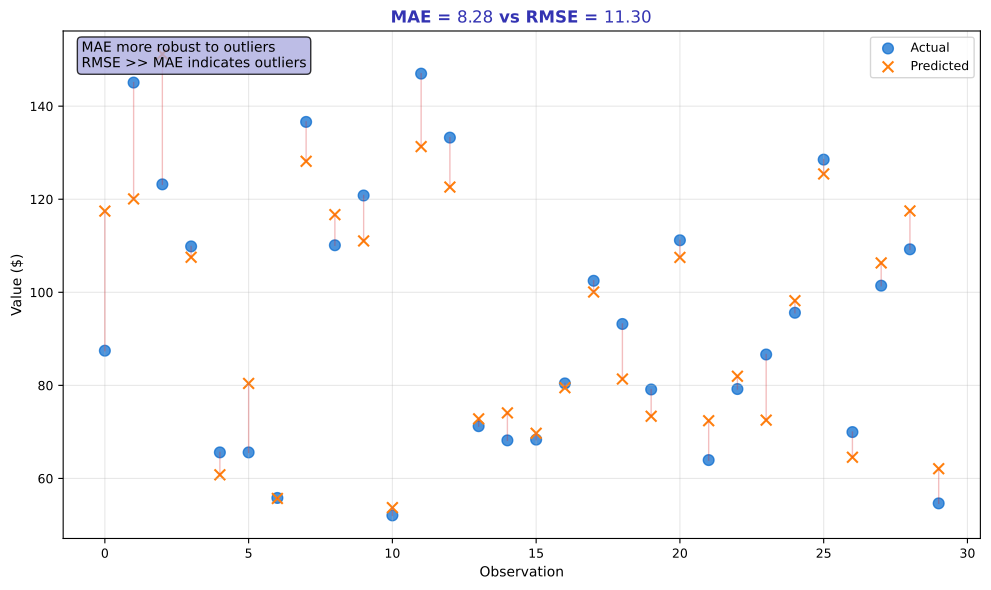

Python code for this plot:
"""MAE - Mean Absolute Error"""
import matplotlib.pyplot as plt
import numpy as np
from pathlib import Path

plt.rcParams.update({
    'font.size': 10, 'axes.labelsize': 10, 'axes.titlesize': 11,
    'xtick.labelsize': 9, 'ytick.labelsize': 9, 'legend.fontsize': 9,
    'figure.figsize': (10, 6), 'figure.dpi': 150
})

MLPURPLE = '#3333B2'
MLLAVENDER = '#ADADE0'
MLBLUE = '#0066CC'
MLORANGE = '#FF7F0E'
MLGREEN = '#2CA02C'
MLRED = '#D62728'

np.random.seed(42)

fig, ax = plt.subplots(figsize=(10, 6))


# Generate predictions with outliers
n = 30
y_true = np.random.uniform(50, 150, n)
errors = np.random.normal(0, 8, n)
errors[0:3] = np.array([30, -25, 28])  # Add outliers
y_pred = y_true + errors

mae = np.mean(np.abs(errors))
rmse = np.sqrt(np.mean(errors**2))

ax.scatter(range(n), y_true, c=MLBLUE, s=60, label='Actual', alpha=0.7)
ax.scatter(range(n), y_pred, c=MLORANGE, s=60, label='Predicted', marker='x')

for i in range(n):
    ax.plot([i, i], [y_true[i], y_pred[i]], color=MLRED, alpha=0.3, linewidth=1)

ax.set_title(f'MAE = ${mae:.2f}$ vs RMSE = ${rmse:.2f}$', fontsize=12, fontweight='bold', color=MLPURPLE)
ax.set_xlabel('Observation', fontsize=10)
ax.set_ylabel('Value ($)', fontsize=10)
ax.legend(fontsize=9)
ax.grid(alpha=0.3)

ax.text(0.02, 0.98, f'MAE more robust to outliers\nRMSE >> MAE indicates outliers', transform=ax.transAxes,
        fontsize=10, va='top', bbox=dict(boxstyle='round', facecolor=MLLAVENDER, alpha=0.8))


plt.tight_layout()
plt.savefig(Path(__file__).parent / 'chart.pdf', dpi=300, bbox_inches='tight')
plt.close()
